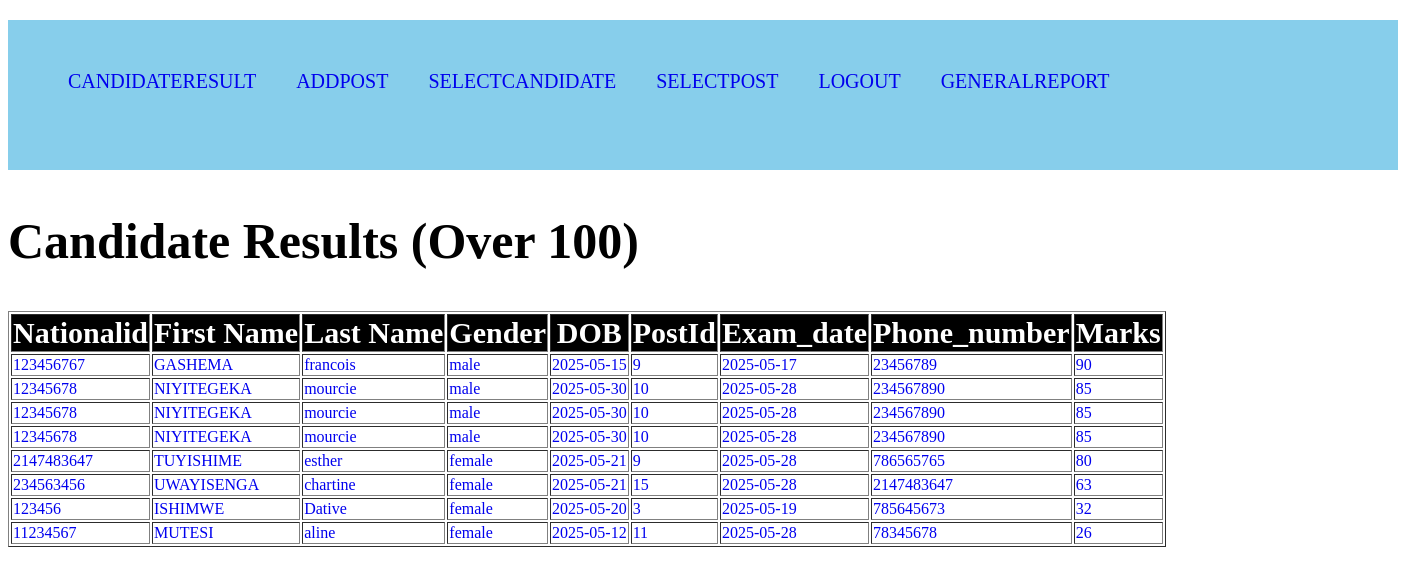
The app's page /report.php with its own data.
### tables this page shows
CREATE TABLE `candidatesresult` (
  `national_id` int(100) NOT NULL,
  `f_name` varchar(100) NOT NULL,
  `l_name` varchar(100) NOT NULL,
  `gender` varchar(6) NOT NULL,
  `dateof_birth` date NOT NULL,
  `PostId` int(50) NOT NULL,
  `exam_date` date NOT NULL,
  `p_number` int(10) NOT NULL,
  `marks` int(100) NOT NULL
);

### report.php (the view, shortened to what this page needs)
<?php include_once("homepage.php");?>
<!DOCTYPE html>
<html>
<head>
</head>
<body>
    <form>
        <h2 style="font-size: 50px; color: black;">Candidate Results (Over 100)</h2>
        <table border="1">
            <theader>
                <tr style="font-size: 30px; background-color: black; color: white;">
                <th>Nationalid</th>
               <th>First Name</th>
               <th>Last Name</th>
               <th>Gender</th>
               <th>DOB</th>
               <th>PostId</th>
               <th>Exam_date</th>
               <th>Phone_number</th>
               <th>Marks</th></tr>
</theader>
<?php
$conn=mysqli_connect('localhost','root','','camellia');
$sql = "SELECT  national_id,f_name, l_name,gender,dateof_birth,PostId,exam_date,p_number, marks FROM candidatesresult WHERE marks <= 100 ORDER BY marks DESC";
$result = mysqli_query($conn,$sql);
while ($row = mysqli_fetch_array($result)) {
        $a=$row['national_id'];
                    $b=$row['f_name'];
                    $c=$row['l_name'];
                    $d=$row['gender'];
                    $e=$row['dateof_birth'];
                    $f=$row['PostId'];
                    $g=$row['exam_date'];
                    $h=$row['p_number'];
                    $i=$row['marks'];
                    echo'
                    <tr>
                    <td>'.$a.'</td>
                    <td>'.$b.'</td>
                    <td>'.$c.'</td>
                    <td>'.$d.'</td>
                    <td>'.$e.'</td>
                    <td>'.$f.'</td>
                    <td>'.$g.'</td>
                    <td>'.$h.'</td>
                    <td>'.$i.'</td>
                    </tr>
                    ';
}
   ?>
</table>
</form>
</body>
</html>

### homepage.php (shortened to what this page needs)
<!DOCTYPE html>
<html>
<head>
</head>
<body>
	<div class="d">
		<ul>
			<li><a href="candidate.php">CANDIDATERESULT</a></li>
			<li><a href="post.php">ADDPOST</a></li>
			<li><a href="selcandidate.php">SELECTCANDIDATE</a></li>
			<li><a href="selpost.php">SELECTPOST</a></li>
            <li><a href="logout.php">LOGOUT</a></li>
            <li><a href="report.php">GENERALREPORT</li>
		</ul>
	</div>
</body>
</html>

### homepage.php (style rules this page uses)
.d { width: 1390px; height: 150px; background-color: skyblue; }
ul { position: relative; display: flex; font-size: 20px; }
ul li { padding:50px 20px; list-style: none; }
a { text-decoration: none; }

### records on screen
candidatesresult: national "123456767", f_name "GASHEMA", l_name "francois", gender "male", dateof_birth "2025-05-15", PostId "9", exam_date "2025-05-17", p_number "23456789", marks "90"
candidatesresult: national "12345678", f_name "NIYITEGEKA", l_name "mourcie", gender "male", dateof_birth "2025-05-30", PostId "10", exam_date "2025-05-28", p_number "234567890", marks "85"
candidatesresult: national "12345678", f_name "NIYITEGEKA", l_name "mourcie", gender "male", dateof_birth "2025-05-30", PostId "10", exam_date "2025-05-28", p_number "234567890", marks "85"
candidatesresult: national "12345678", f_name "NIYITEGEKA", l_name "mourcie", gender "male", dateof_birth "2025-05-30", PostId "10", exam_date "2025-05-28", p_number "234567890", marks "85"
candidatesresult: national "2147483647", f_name "TUYISHIME", l_name "esther", gender "female", dateof_birth "2025-05-21", PostId "9", exam_date "2025-05-28", p_number "786565765", marks "80"
candidatesresult: national "234563456", f_name "UWAYISENGA", l_name "chartine", gender "female", dateof_birth "2025-05-21", PostId "15", exam_date "2025-05-28", p_number "2147483647", marks "63"
candidatesresult: national "123456", f_name "ISHIMWE", l_name "Dative", gender "female", dateof_birth "2025-05-20", PostId "3", exam_date "2025-05-19", p_number "785645673", marks "32"
candidatesresult: national "11234567", f_name "MUTESI", l_name "aline", gender "female", dateof_birth "2025-05-12", PostId "11", exam_date "2025-05-28", p_number "78345678", marks "26"
